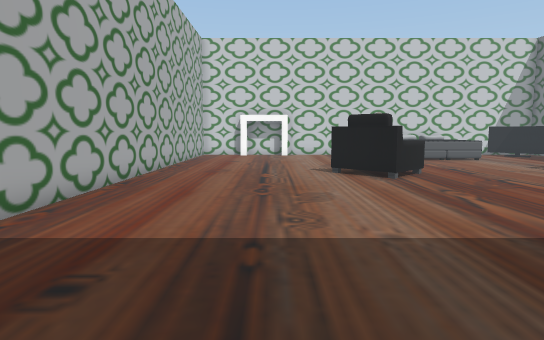
view 1 (above)

16 first-person views from a walk through a Unity game level. The camera is 1.4 m above the floor, tilts 6° down and sees 75° across. The floor is counted in squares, 1 m on a side. Each view is taken from the middle of a square. On the plan, view 1 faces up. The plan holds only what a view shows up to about 15 squares ahead; the rest is blank. The place goes on beyond the plan. Some surface patterns are stand-ins.

view 2
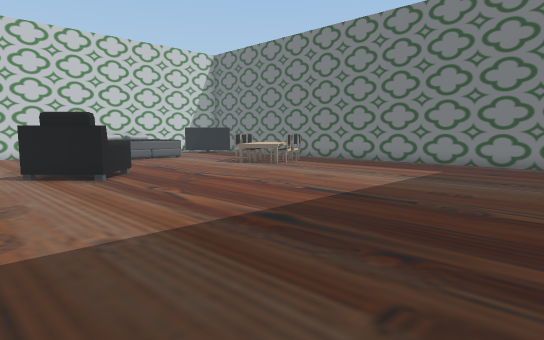

view 3
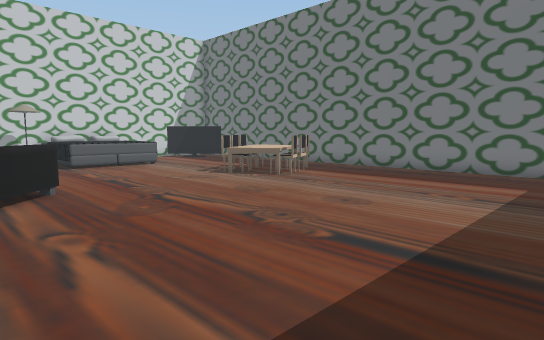

view 4
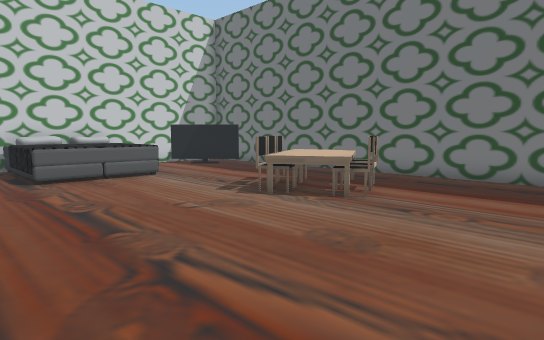

view 5
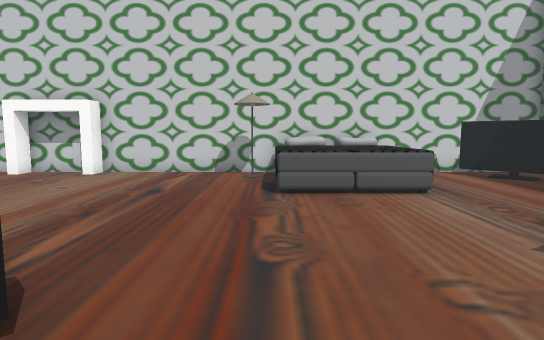

view 6
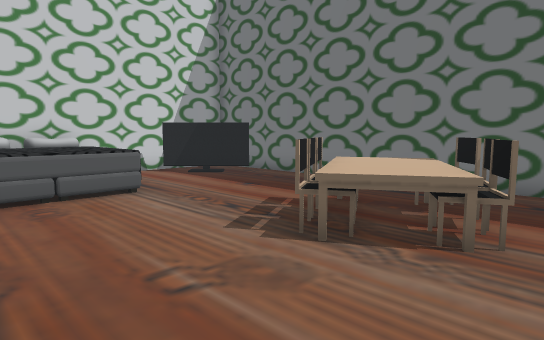

view 7
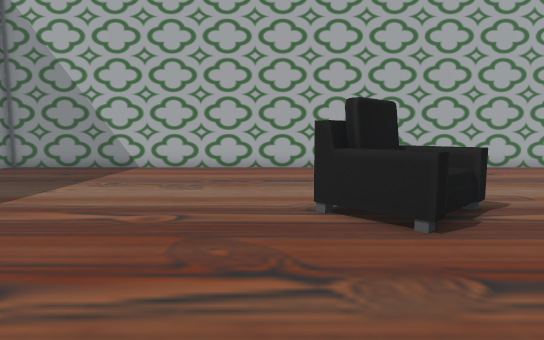

view 8
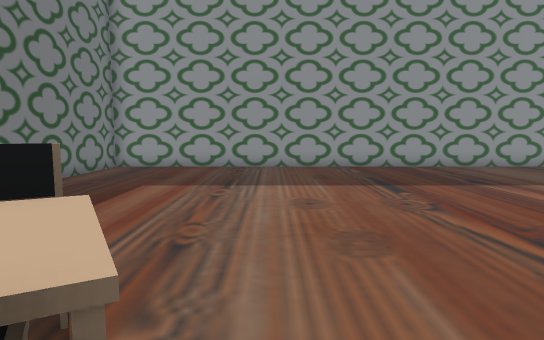

view 9
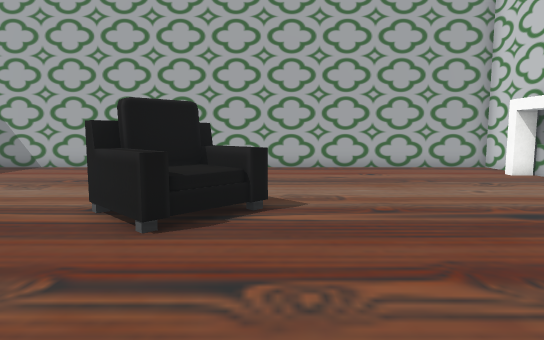

view 10
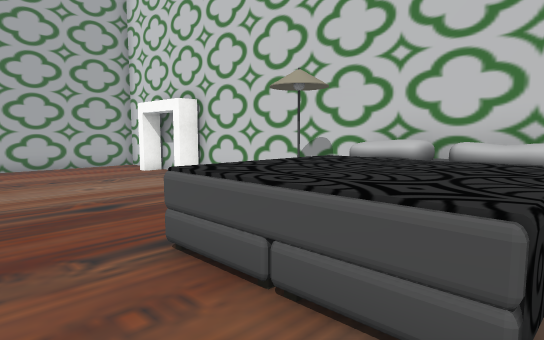

view 11
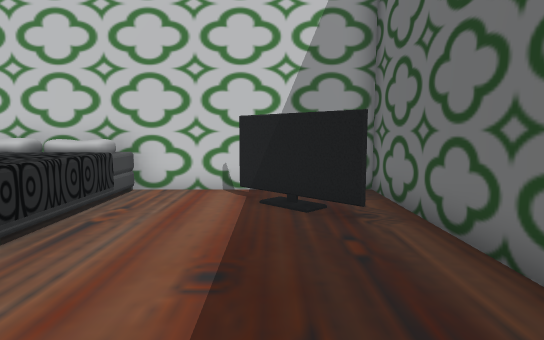

view 12
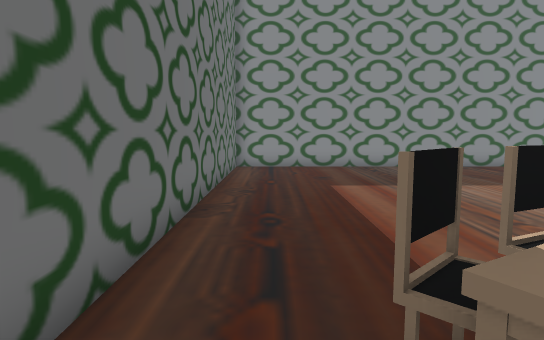

view 13
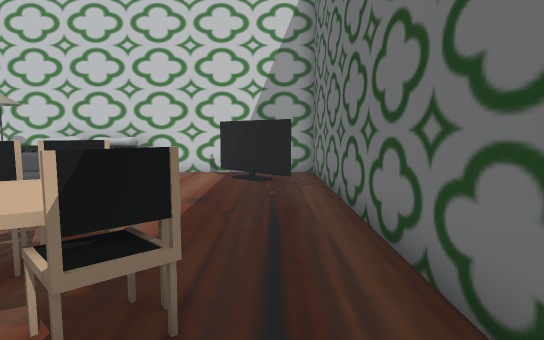

view 14
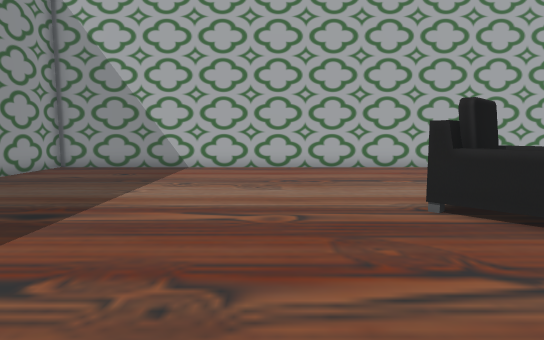

view 15
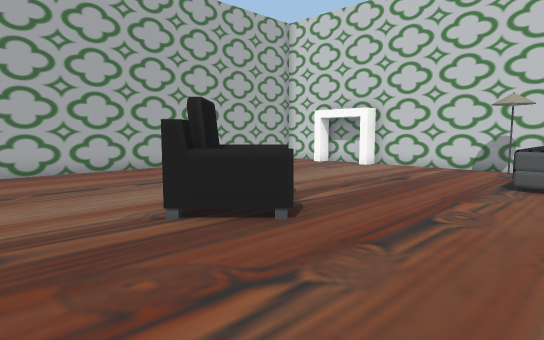

view 16
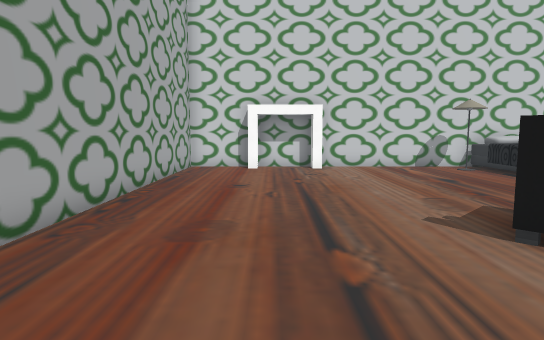

### Floor plan
Key: @ floor where view 1 was taken; # wall or solid block; . floor; L lamp; T TV; O other object.
Columns run from 4 left of view 1 to 17 right of it. Each row starts with its distance up from view 1.
 23 ######################
 22 #.#..#.....OOOOO.T#..#
 21 #.........LOOOOO..T..#
 20 #..........OOOOO...T.#
 19 #..........OOOOO.....#
 18 #..........OOOOO.....#
 17 #....................#
 16 #....................#
 15 #....................#
 14 #......O........OO...#
 13 #.....OOO......OOOO..#
 12 #......OOO.....OOOO..#
 11 #.......O.......OO...#
 10 #....................#
  9 #....................#
  8 #....................#
  7 #....................#
  6 #....................#
  5 #....................#
  4 #....................#
  3 #....................#
  2 #....................#
  1 #....................#
  0 #...@................#
 -1 ######################

Positions as (right, up) in squares from view 1, and headings:
1: (0, 0), facing up
2: (0, 0), facing up-right
3: (3, 3), facing up-right
4: (5, 7), facing up-right
5: (7, 10), facing up
6: (7, 10), facing up-right
7: (10, 10), facing left
8: (10, 14), facing down
9: (10, 14), facing left
10: (11, 16), facing up-left
11: (14, 14), facing up
12: (15, 14), facing down
13: (15, 10), facing up
14: (10, 8), facing left
15: (9, 8), facing up-left
16: (-1, 8), facing up
